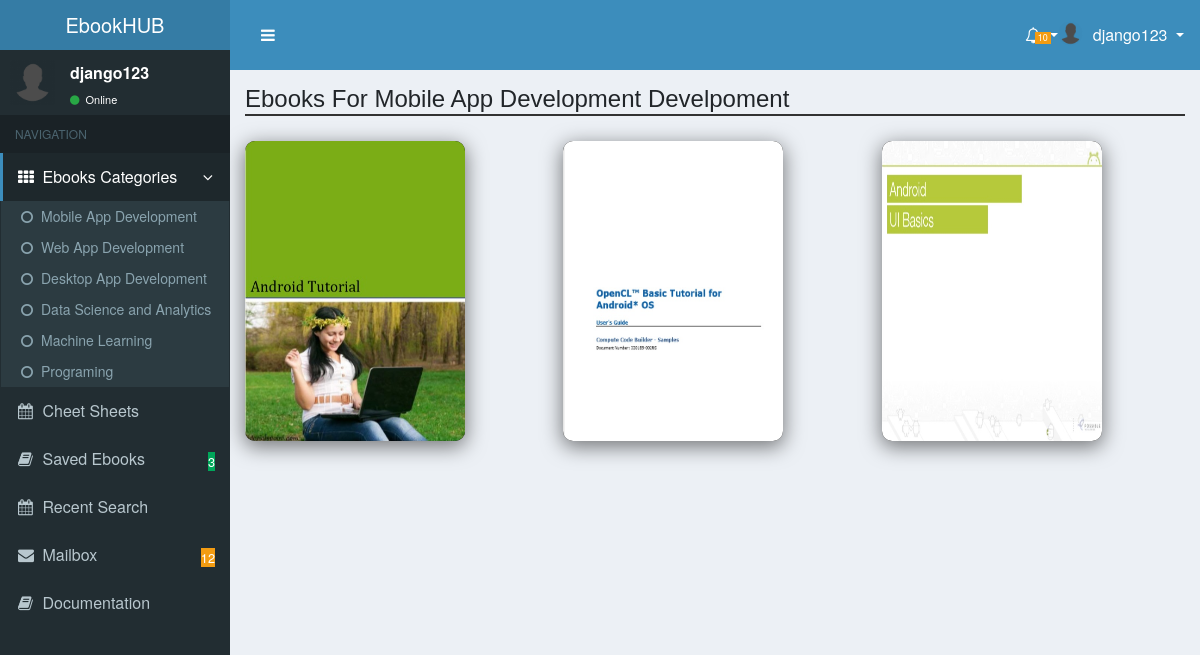
Page /dash/category/1 (signed in) on the committed database.
### dashboard/models.py (models this page shows, shortened)
class Category(models.Model):
    name = models.CharField(max_length=30)

class Ebooks(models.Model):
    name = models.CharField(max_length=50)
    author = models.CharField(max_length=50)
    pages = models.CharField(max_length=30)
    language = models.CharField(max_length=30)
    pdf_file = models.FileField(upload_to='ebooks')
    thumnail = models.FileField(upload_to='ebooks_thumbnails')
    category = models.ForeignKey(
        Category, on_delete=models.SET_NULL, null=True)
    subcategory = models.ForeignKey(
        SubCategory, on_delete=models.SET_NULL, null=True)

### dashboard/views.py (the view)
# urls.py: path('category/', views.view_category, name='category'),
@login_required(login_url='/signin/')
def view_category(request, category_id=None):
    if not category_id == None:
        obj = []
        category = Category.objects.filter(pk=category_id)
        if Ebooks.objects.filter(category_id=category_id):
            obj = list(Ebooks.objects.filter(category_id=category_id))
        context = {
            'category_name': category[0].name,
            'ebooks': obj
        }
        return render(request, 'dashboard/ebooks_page.html', context)
    return render(request, 'dashboard/home.html')

### dashboard/context_processors.py (called while the page is built)
def pass_data_to_context(request):
    categories = Category.objects.all()
    context = {'categories': categories}
    return context

### dashboard/templates/dashboard/ebooks_page.html (shortened to what this page needs)
{% extends 'dash-base.html' %}  {% block body %} {% load static %}
<div class="content-wrapper">
    <section class="content-header">
        <h1 style="margin-bottom: 10px;border-bottom:2px solid #323232;">Ebooks For {{ category_name }} Develpoment</h1>
    </section>
    <section class="content">
        <div class="row">
            {% for ebook in ebooks %}
            <div class="col">
                <div class="ebook-box">
                    <img class="tumbnail" src="{{ MEDIA_URL }}/{{ ebook.thumnail }}">
                </div>
            </div>
            {% endfor %}
    </section>
    </div>
    {% endblock %}

### dashboard/templates/dash-base.html (shortened to what this page needs)
{% load static %}
<!DOCTYPE html>
<html>
<head>
    <link rel="stylesheet" href="{% static 'css/bootstrap.css' %}">
    <link rel="stylesheet" href="{% static 'css/font-awesome.min.css' %}">
    <link rel="stylesheet" href="{% static 'css/ionicons.min.css'%}">
    <link rel="stylesheet" href="{% static 'css/AdminLTE.min.css' %}">
    <link rel="stylesheet" href="{% static 'css/skins/_all-skins.min.css' %}">
    <link rel="stylesheet" href="{% static 'css/style.css' %}">
</head>
<body class="hold-transition skin-blue sidebar-mini">
    <div class="wrapper">
        <header class="main-header">
            <a href="{% url 'dash' %}" class="logo">
                <span class="logo-lg">
                    <b>Ebook</b>HUB</span>
            </a>
            <nav class="navbar navbar-static-top">
                <a href="#" class="sidebar-toggle" data-toggle="push-menu" role="button">
                </a>
                <div class="navbar-custom-menu">
                    <ul class="nav navbar-nav" style="display:flex;flex-direction: row;">
                        <li class="dropdown notifications-menu">
                            <a href="#" class="dropdown-toggle" data-toggle="dropdown">
                                <i class="fa fa-bell-o"></i>
                                <span class="label label-warning">10</span>
                            </a>
                        </li>
                        <li class="dropdown user user-menu">
                            <a href="#" class="dropdown-toggle" data-toggle="dropdown">
                                <img src="{% static 'img/muser.png' %}" class="user-image" alt="User Image">
                                <span class="hidden-xs">{% if request.user.is_authenticated %}{{ request.user }}{% else %}guest{% endif %}</span>
                            </a>
                        </li>
                    </ul>
                </div>
            </nav>
        </header>
        <aside class="main-sidebar">
            <section class="sidebar">
                <div class="user-panel">
                    <div class="pull-left image">
                        <img src="{% static 'img/muser.png' %}" class="img-circle" alt="User Image">
                    </div>
                    <div class="pull-left info">
                        <p>{% if request.user.is_authenticated %}{{ request.user }}{% else %}guest{% endif %}</p>
                        <a href="#">
                            <i class="fa fa-circle text-success"></i> Online</a>
                    </div>
                </div>
                <ul class="sidebar-menu" data-widget="tree">
                    <li class="header">NAVIGATION</li>
                    <li class="treeview {% if '/dash/category/' in request.path %}active menu-open{% endif %}">
                        <a href="#">
                            <i class="fa fa-th"></i>
                            <span>Ebooks Categories</span>
                            <span class="pull-right-container">
                                <i class="fa fa-angle-left pull-right"></i>
                            </span>
                        </a>
                        <ul class="treeview-menu">
                            {% for category in categories %} {% if category.url in request.path %}
                            <li class="active ">
                                {% else %}
                                <li class="{{category.url}}">
                                    {% endif %}
                                    <a href="{% url 'category' %}{{ category.id }}">
                                        <i class="fa fa-circle-o"></i>{{ category.name }}</a>
                                </li>
                                {% endfor %}
                        </ul>
                        </li>
                        <li>
                            <a href="{% url 'home' %}">
                                <i class="fa fa-calendar"></i>
                                <span>Cheet Sheets</span>
                            </a>
                        </li>
                        <li>
                            <a href="{% url 'home' %}">
                                <i class="fa fa-book"></i>
                                <span>Saved Ebooks</span>
                                <span class="pull-right-container">
                                    <small class="label pull-right bg-green">3</small>
                                </span>
                            </a>
                        </li>
                        <li>
                            <a href="{% url 'home' %}">
                                <i class="fa fa-calendar"></i>
                                <span>Recent Search</span>
                            </a>
                        </li>
                        <li>
                            <a href="pages/mailbox/mailbox.html">
                                <i class="fa fa-envelope"></i>
                                <span>Mailbox</span>
                                <span class="pull-right-container">
                                    <small class="label pull-right bg-yellow">12</small>
                                </span>
                            </a>
                        </li>
                        <li>
                            <a href="https://adminlte.io/docs">
                                <i class="fa fa-book"></i>
                                <span>Documentation</span>
                            </a>
                        </li>
                </ul>
            </section>
        </aside>
        {% block body %} {% endblock %}
    </div>
</body>
</html>

### accounts/static/css/style.css (style rules this page uses)
body { width: 100vw !important; }
.row { margin-right: 0px !important; }
.ebook-box { background: #000000; box-shadow: 0px 5px 20px 1px rgba(0, 0, 0, .5); border-radius: 10px; overflow: hidden; color: #ffffff; width: 220px; height: 300px; position: relative; margin-bottom: 15px; }
.tumbnail { height: 101%; width: 102%; background-size: contain; border-radius: 10px 10px 0 0; margin-top: -2px; background-repeat: no-repeat; }

### rows in the picture
Category: name "Mobile App Development"
Category: name "Web App Development"
Category: name "Desktop App Development"
Category: name "Data Science and Analytics"
Category: name "Machine Learning"
Category: name "Programing"
Ebooks: thumnail (picture)
Ebooks: thumnail (picture)
Ebooks: thumnail (picture)

### other values in the picture
{{ request.user }} "django123"
